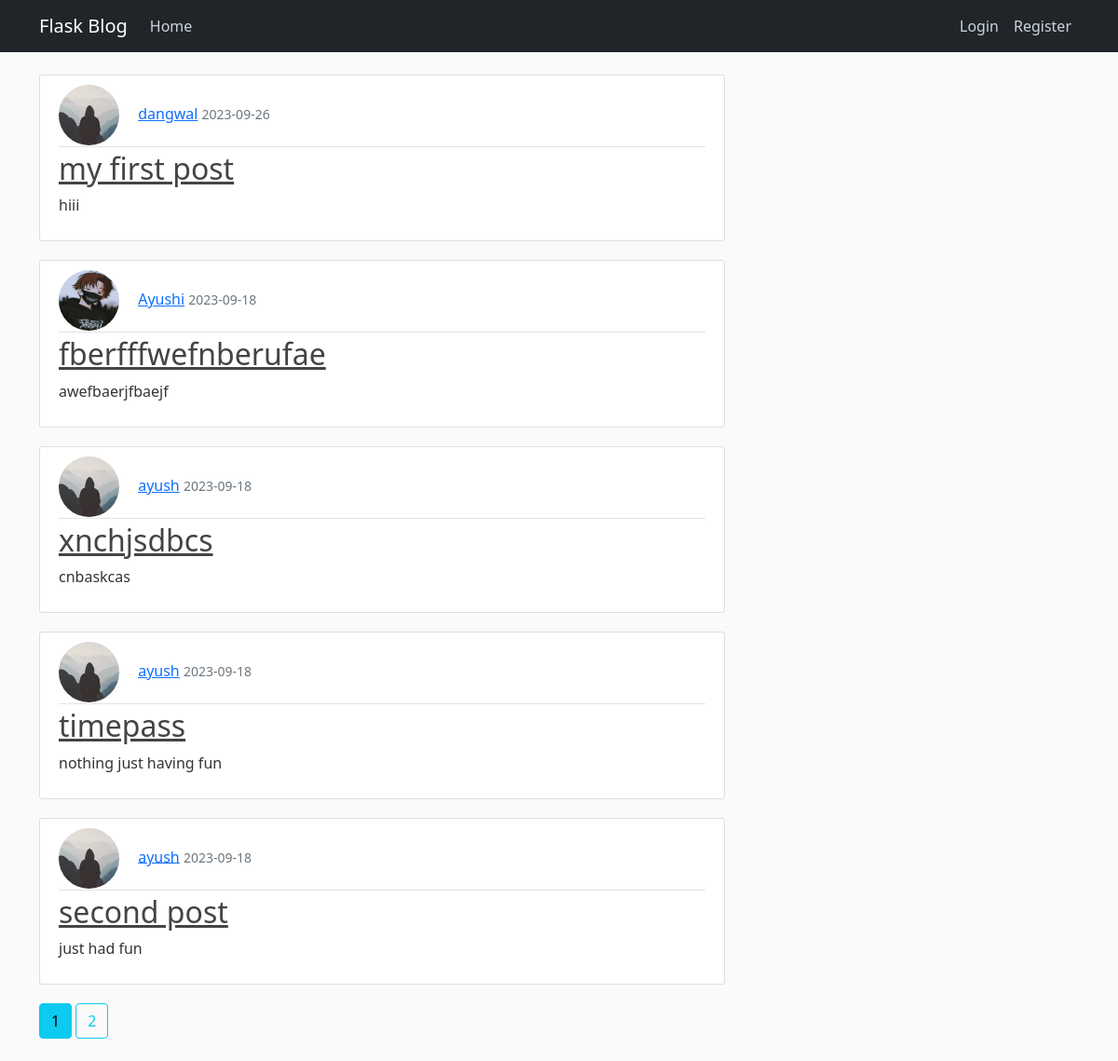
Page /home on the earlier database version.
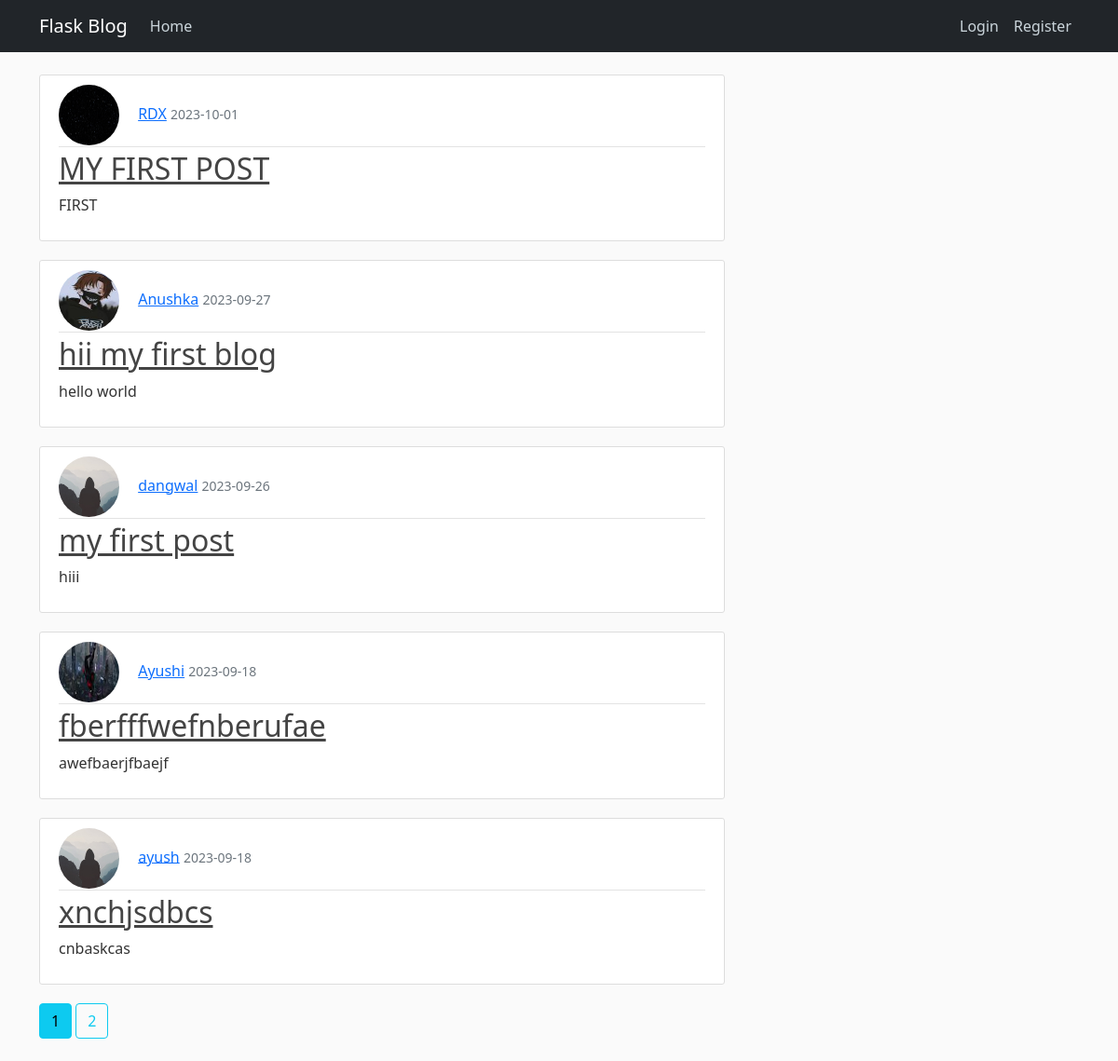
Same page on the later database version.
### flask_blog/models.py (models this page shows, shortened)
class Post(db.Model):
    id = db.Column(db.Integer, primary_key=True)
    title = db.Column(db.String(100), nullable=False)
    date_posted = db.Column(db.DateTime, nullable=False, default=datetime.utcnow)
    content = db.Column(db.Text, nullable=False)
    user_id = db.Column(db.Integer, db.ForeignKey("user.id"), nullable=False)

class User(db.Model, UserMixin):
    id = db.Column(db.Integer, primary_key=True)
    username = db.Column(db.String(20), unique=True, nullable=False)
    email = db.Column(db.String(120), unique=True, nullable=False)
    image_file = db.Column(db.String(20), nullable=False, default="default.jpg")
    password = db.Column(db.String(60), nullable=False)
    posts = db.relationship("Post", backref="Author", lazy=True)

### flask_blog/main/routes.py (the view)
@main.route("/")
@main.route("/home")
def home():
    page = request.args.get("page", 1, type=int)
    post = Post.query.order_by(Post.date_posted.desc()).paginate(page=page, per_page=5)
    return render_template("home.html", posts=post)

### flask_blog/templates/home.html (shortened to what this page needs)
{% extends "base.html" %}
{% block body %}
    {%for post in posts.items%}
    <article class="media content-section">
        <div class="media-body">
          <div class="article-metadata">
            <img class="rounded-circle article-img" src={{url_for('static',filename='pics/'+post.Author.image_file)}}>
            <a class="mr-2" href="{{url_for('users.user_post',username=post.Author.username)}}">{{ post.Author.username }}</a>
            <small class="text-muted">{{ post.date_posted.strftime('%Y-%m-%d') }}</small>
          </div>
          <h2><a class="article-title" href="{{url_for('posts.post',post_id=post.id)}}">{{ post.title }}</a></h2>
          <p class="article-content">{{ post.content }}</p>
        </div>
      </article>
      {% endfor %}
      {% for page_num in posts.iter_pages(left_edge=1, right_edge=1,left_current=1,right_current=2) %}
              {%if page_num %}
                 {% if posts.page== page_num%}
                      <a class='btn btn-info mb-4' href="{{url_for('main.home',page=page_num)}}">{{page_num}}</a>
                  {%else%}
                  <a class='btn btn-outline-info mb-4' href="{{url_for('main.home',page=page_num)}}">{{page_num}}</a>
                  {% endif %}
              {% else %}
              ...
              {% endif %}
      {% endfor %}
{% endblock body %}

Differences in the rows shown:
no longer on this page (row unchanged): Post: image_file (placeholder picture), Author.username "ayush", date_posted "2023-09-18", title "timepass", content "nothing just having fun"
no longer on this page (row unchanged): Post: image_file (placeholder picture), Author.username "ayush", date_posted "2023-09-18", title "second post", content "just had fun"
added Post: image_file (picture), Author.username "RDX", date_posted "2023-10-01", title "MY FIRST POST", content "FIRST"
added Post: image_file (picture), Author.username "Anushka", date_posted "2023-09-27", title "hii my first blog", content "hello world"
changed through a linked row, Post "fberfffwefnberufae": image_file: a different picture
